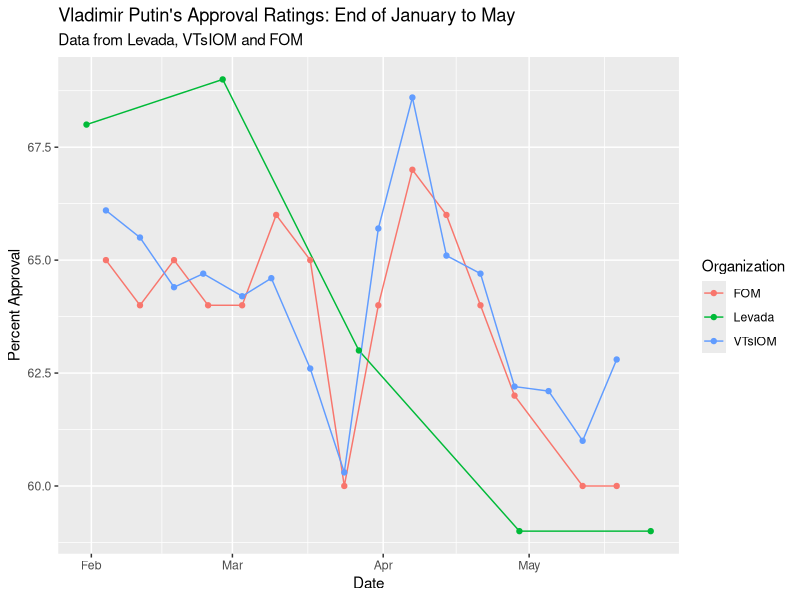
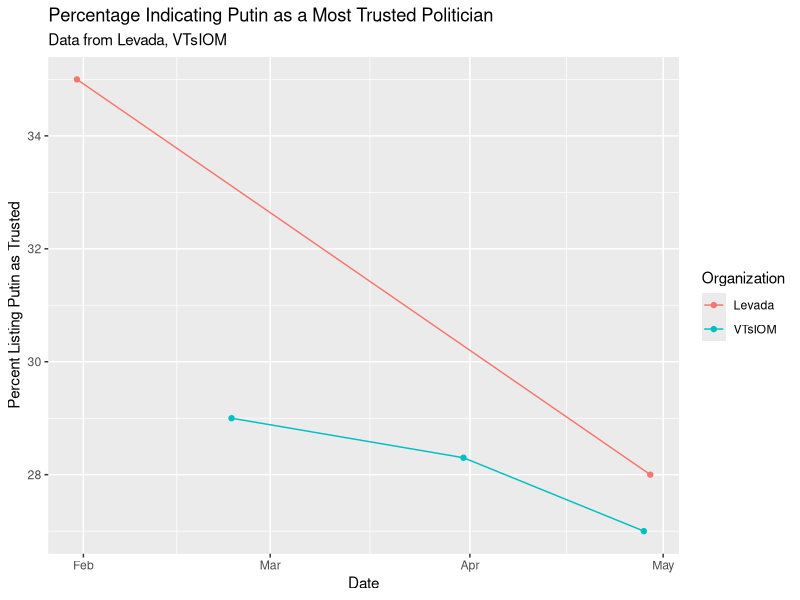
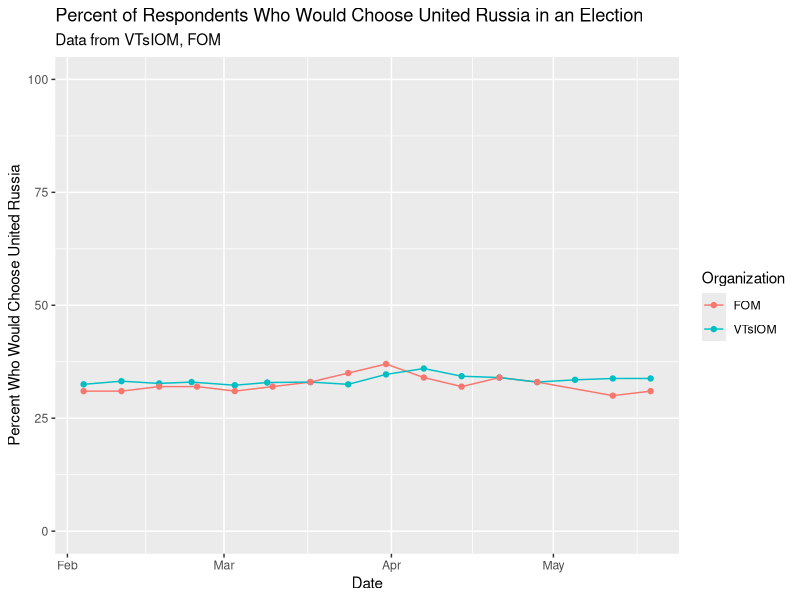
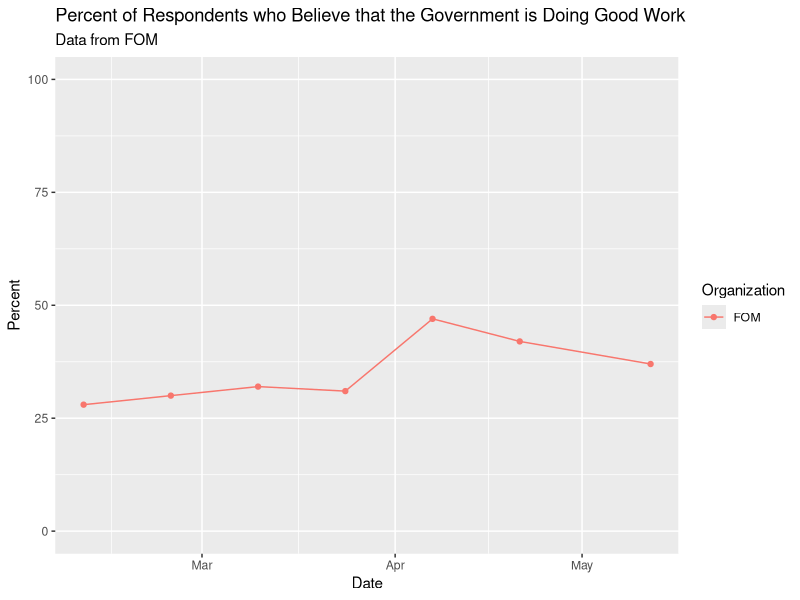
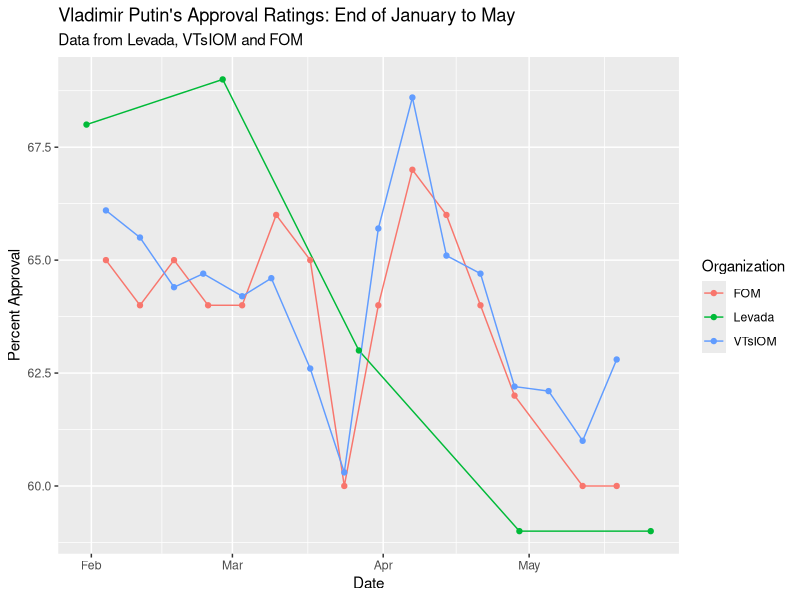
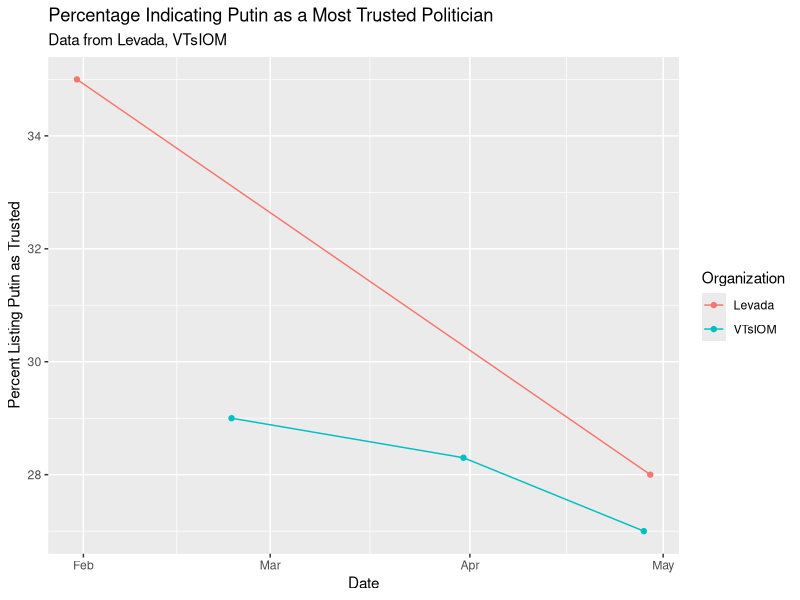
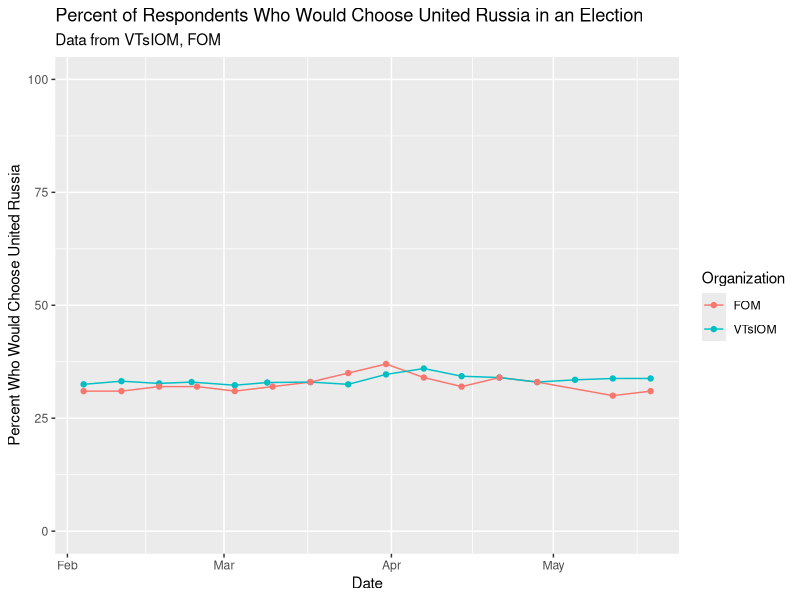
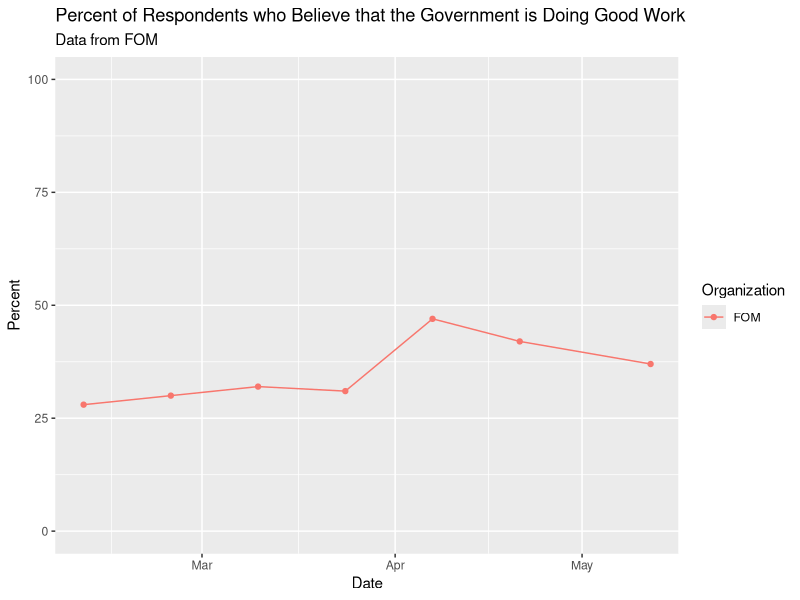

The R script that drew these images, in order:
## ---- chunk 1
knitr::opts_chunk$set(echo = FALSE)
library(tidyverse)
library(readxl)
library(ggpubr)
## ---- chunk 2
levada <- read_xlsx("raw-data/levada.xlsx")
vtsiom <- read_xlsx("raw-data/vtsiom.xlsx")
fom <- read_xlsx("raw-data/fom.xlsx")
## ---- chunk 3
putinlev <- levada %>% 
  filter(Entity == "Putin") %>%
  filter(Type == "Approve") %>%
  select(Entity, `43859`, `43887`, `43915`, `43948`, `43975`) %>%
  pivot_longer(-`Entity`, names_to = "Date", values_to = "Percent")

putinlev$Organization <- "Levada"
putinlev$Date <- as.Date(as.numeric(putinlev$Date), origin = "1900-01-01")

putinvtsiom <- vtsiom %>%
  filter(Entity == "Putin") %>%
  filter(Type == "Approve") %>%
  select(-Type) %>%
  mutate(`43883` = as.double(`43883`)) %>%
  mutate(`43897` = as.double(`43897`)) %>%
  mutate(`43905` = as.double(`43905`)) %>%
  mutate(`43912` = as.double(`43912`)) %>%
  mutate(`43919` = as.double(`43919`)) %>%
  mutate(`43926` = as.double(`43926`)) %>%
  mutate(`43933` = as.double(`43933`)) %>%
  mutate(`43947` = as.double(`43947`)) %>%
  pivot_longer(-`Entity`, names_to = "Date", values_to = "Percent")

putinvtsiom$Organization <- "VTsIOM"
putinvtsiom$Date <- as.Date(as.numeric(putinvtsiom$Date), origin = "1900-01-01")

putinfom <- fom %>%
  filter(Entity == "Putin") %>%
  filter(Type == "Good Work") %>%
  select(-Type) %>%
  pivot_longer(-`Entity`, names_to = "Date", values_to = "Percent")

putinfom$Organization <- "FOM"
putinfom$Date <- as.Date(as.numeric(putinfom$Date), origin = "1900-01-01")

putintot <- rbind(putinlev, putinvtsiom, putinfom)

putintot <- putintot %>% group_by(Organization)

plot1 <- ggplot(putintot, aes(x = Date, y = Percent, color = Organization, group = Organization)) + 
  geom_line() + 
  geom_point() +
  labs(y = "Percent Approval",
       title = "Vladimir Putin's Approval Ratings: End of January to May",
       subtitle = "Data from Levada, VTsIOM and FOM")

plot1

ggsave(filename = "approv.png")
## ---- chunk 4
putlevtr <- levada %>% 
  filter(Entity == "Putin") %>%
  filter(Type == "Trust (5 or 6)") %>%
  select(-Type, -Org) %>%
  pivot_longer(-`Entity`, names_to = "Date", values_to = "Percent")

putlevtr$Organization <- "Levada"
putlevtr$Date <- as.Date(as.numeric(putlevtr$Date), origin = "1900-01-01")

putvtstr <- vtsiom %>%
  filter(Entity == "Putin") %>%
  filter(Type == "Trust") %>%
  select(-Type) %>%
  mutate(`43883` = as.double(`43883`)) %>%
  mutate(`43897` = as.double(`43897`)) %>%
  mutate(`43905` = as.double(`43905`)) %>%
  mutate(`43912` = as.double(`43912`)) %>%
  mutate(`43919` = as.double(`43919`)) %>%
  mutate(`43926` = as.double(`43926`)) %>%
  mutate(`43933` = as.double(`43933`)) %>%
  mutate(`43947` = as.double(`43947`)) %>%
  pivot_longer(-`Entity`, names_to = "Date", values_to = "Percent")

putvtstr$Organization <- "VTsIOM"
putvtstr$Date <- as.Date(as.numeric(putvtstr$Date), origin = "1900-01-01")

trusttot <- rbind(putlevtr, putvtstr) %>%
  na.omit()

trusttot <- trusttot %>% group_by(Organization)

plot2 <- ggplot(trusttot, aes(x = Date, y = Percent, color = Organization, group = Organization)) + 
  geom_line() + 
  geom_point() +
  labs(y = "Percent Listing Putin as Trusted",
       title = "Percentage Indicating Putin as a Most Trusted Politician",
       subtitle = "Data from Levada, VTsIOM")

plot2

ggsave(filename = "trust.png")
## ---- chunk 5
vtsur <- vtsiom %>%
  filter(Entity == "United Russia") %>%
  select(-Type) %>%
  mutate(`43883` = as.double(`43883`)) %>%
  mutate(`43897` = as.double(`43897`)) %>%
  mutate(`43905` = as.double(`43905`)) %>%
  mutate(`43912` = as.double(`43912`)) %>%
  mutate(`43919` = as.double(`43919`)) %>%
  mutate(`43926` = as.double(`43926`)) %>%
  mutate(`43933` = as.double(`43933`)) %>%
  mutate(`43947` = as.double(`43947`)) %>%
  pivot_longer(-`Entity`, names_to = "Date", values_to = "Percent")

vtsur$Organization <- "VTsIOM"
vtsur$Date <- as.Date(as.numeric(vtsur$Date), origin = "1900-01-01")
  
fomur <- fom %>% 
  filter(Entity == "United Russia") %>%
  select(-Type) %>%
  pivot_longer(-`Entity`, names_to = "Date", values_to = "Percent")

fomur$Organization <- "FOM"
fomur$Date <- as.Date(as.numeric(fomur$Date), origin = "1900-01-01")

urtot <- rbind(vtsur, fomur)

urtot <- urtot %>%
  group_by(Organization)

plot4 <- ggplot(urtot, aes(x = Date, y = Percent, color = Organization, group = Organization)) +
  geom_line() + 
  geom_point() +
  ylim(0, 100) +
  labs(y = "Percent Who Would Choose United Russia",
       title = "Percent of Respondents Who Would Choose United Russia in an Election",
       subtitle = "Data from VTsIOM, FOM")

plot4

ggsave(filename = "unitedrussia.png")
## ---- chunk 6
govdat <- fom %>%
  filter(Entity == "Government") %>%
  filter(Type == "Good Work") %>%
  select(-Type) %>%
  pivot_longer(-`Entity`, names_to = "Date", values_to = "Percent") %>%
  na.omit()

govdat$Organization <- "FOM"
govdat$Date <- as.Date(as.numeric(govdat$Date), origin = "1900-01-01")

plot3 <- ggplot(govdat, aes(x = Date, y = Percent, color = Organization, group = Organization)) + geom_line() +
  geom_point() +
  ylim(0, 100) +
  labs(y = "Percent",
       title = "Percent of Respondents who Believe that the Government is Doing Good Work",
       subtitle = "Data from FOM")

plot3

ggsave(filename = "govdat.png")
